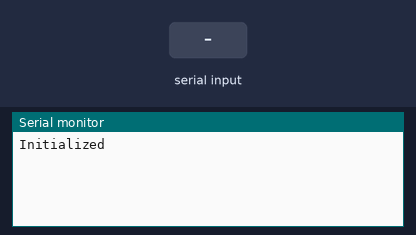
Recording of a sketch running on a simulated Arduino Uno, built with avr-gcc and run on an emulated ATmega328P. Parts: the last lines printed to the serial monitor. The test bench sets the inputs (shaded band).

Above: at 1.2 s.
1.3 s: "H" received over Serial
At 1.8 s:
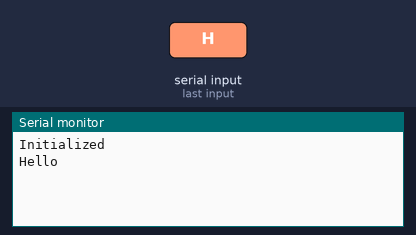
2.8 s: "W" received over Serial
At 4.2 s:
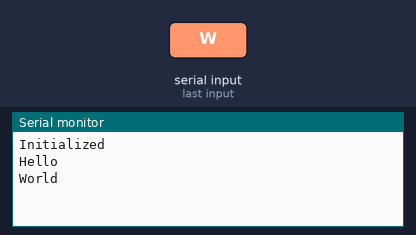

Measured:
- after the input at 1.3 s, the serial monitor: prints a new line at once (image 1)
- after the input at 2.8 s, the serial monitor: prints a new line at once (image 2)

The sketch:

Hello_world.ino
```cpp
void setup() {
  // put your setup code here, to run once:
  Serial.begin (115200);
  Serial.println ("Initialized");
}

void loop() {
  // put your main code here, to run repeatedly:
  if (Serial.available () > 0) {
    switch (Serial.read ()) {
      case 'H':
      case 'h':
        Serial.println ("Hello");
        break;
      case 'W':
      case 'w':
        Serial.println ("World");
        break;
      default:
        break;
    }
  }
}
```
